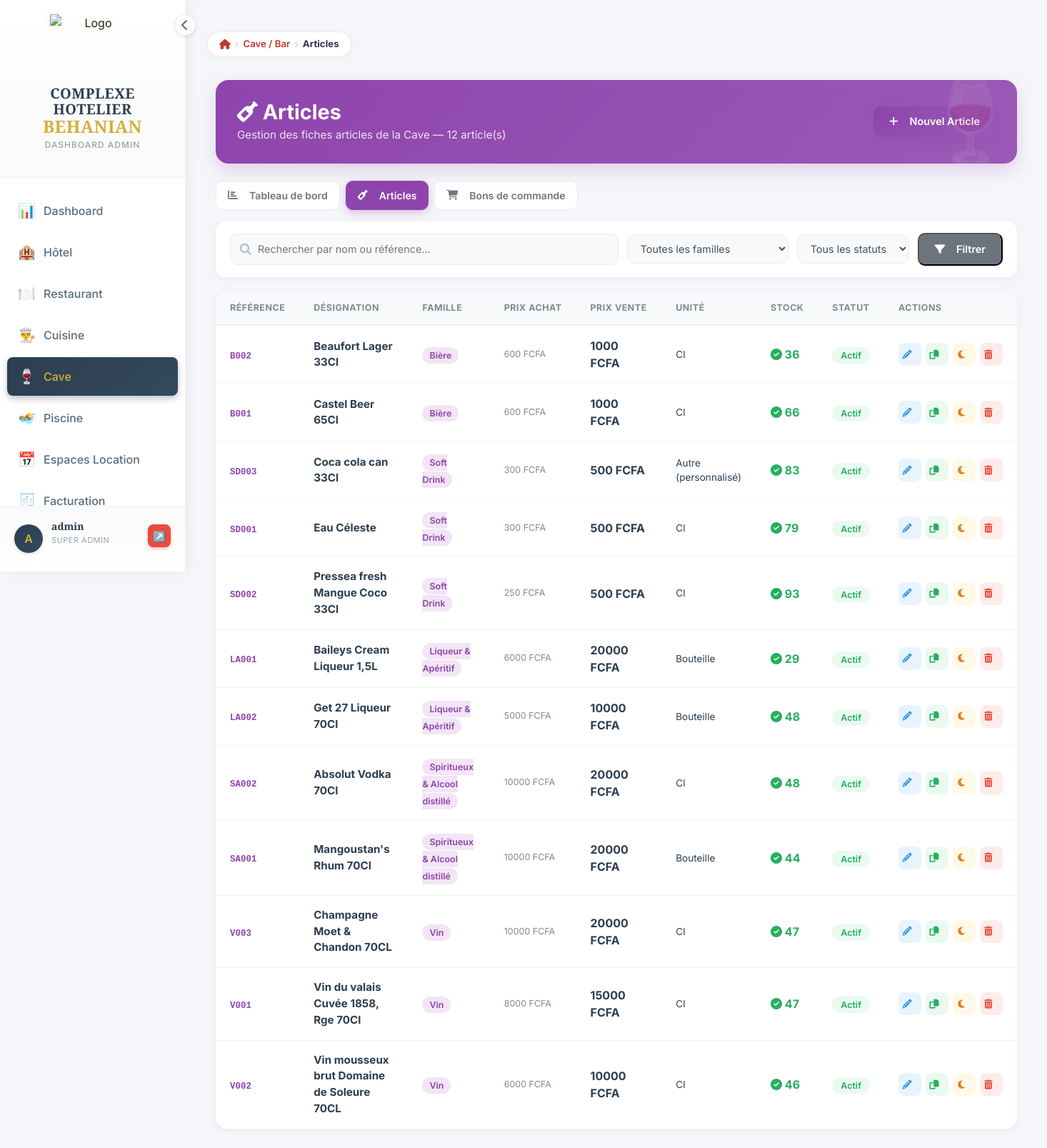
The app's page /bar/articles/ (signed in) with its own data.
### bar/models.py (models this page shows, shortened)
class BoissonBar(models.Model):
    STATUT_CHOICES = [
        ('actif', 'Actif'),
        ('sommeil', 'En sommeil'),
        ('supprime', 'Supprimé'),
    ]
    UNITE_STANDARD_CHOICES = [
        ('bouteille', 'Bouteille'),
        ('verre', 'Verre'),
        ('cl', 'Cl'),
        ('litre', 'Litre'),
        ('autre', 'Autre (personnalisé)'),
    ]
    MODE_PRIX_CHOICES = [
        ('manuel', 'Prix saisi manuellement'),
        ('marge', 'Calculé (prix achat + marge %)'),
    ]
    reference = models.CharField(max_length=50, unique=True, blank=True, null=True, verbose_name="Référence article")
    nom = models.CharField(max_length=100, verbose_name="Désignation")
    categorie = models.ForeignKey(CategorieBar, on_delete=models.CASCADE, verbose_name="Famille / Catégorie")
    description = models.TextField(blank=True, null=True, verbose_name="Description")
    image = models.ImageField(upload_to='boissons/', blank=True, null=True, verbose_name="Image")
    mode_prix = models.CharField(max_length=10, choices=MODE_PRIX_CHOICES, default='manuel', verbose_name="Mode de calcul du prix")
    prix_achat = models.DecimalField(max_digits=10, decimal_places=2, default=0, verbose_name="Prix d'achat (FCFA)")
    marge = models.DecimalField(max_digits=5, decimal_places=2, default=0, verbose_name="Marge (%)")
    prix = models.DecimalField(max_digits=10, decimal_places=2, default=0, verbose_name="Prix de vente (FCFA)")
    unite_standard = models.CharField(max_length=20, choices=UNITE_STANDARD_CHOICES, default='bouteille', verbose_name="Unité standard")
    unite_personnalisee = models.ForeignKey(UniteVente, on_delete=models.SET_NULL, null=True, blank=True, verbose_name="Unité personnalisée")
    quantite_stock = models.IntegerField(default=0, verbose_name="Quantité en stock")
    seuil_alerte = models.IntegerField(default=10, verbose_name="Seuil d'alerte")
    disponible = models.BooleanField(default=True, verbose_name="Disponible à la vente")
    statut = models.CharField(max_length=20, choices=STATUT_CHOICES, default='actif', verbose_name="Statut")
    est_compose = models.BooleanField(default=False, verbose_name="Article composé (pack/nomenclature)")
    date_creation = models.DateTimeField(auto_now_add=True)
    date_modification = models.DateTimeField(auto_now=True)
    @property
    def unite_affichee(self):
        if self.unite_standard == 'autre' and self.unite_personnalisee:
            return str(self.unite_personnalisee)
        return self.get_unite_standard_display()
    class Meta:
        verbose_name = "Article (Cave)"
        verbose_name_plural = "Articles (Cave)"
        ordering = ['categorie', 'nom']

class CategorieBar(models.Model):
    nom = models.CharField(max_length=50, verbose_name="Nom")
    ordre = models.IntegerField(default=0, verbose_name="Ordre d'affichage")
    class Meta:
        verbose_name = "Catégorie de Boisson"
        verbose_name_plural = "Catégories de Boissons"
        ordering = ['ordre', 'nom']

### bar/views.py (the view)
# urls.py: path('articles/', views.articles_list, name='articles_list'),
@require_module_access('bar')
@require_bar_gestion
def articles_list(request):
    articles = BoissonBar.objects.exclude(statut='supprime')
    categories = CategorieBar.objects.all()
    q = request.GET.get('q', '')
    categorie_id = request.GET.get('categorie', '')
    statut = request.GET.get('statut', '')
    if q:
        articles = articles.filter(Q(nom__icontains=q) | Q(reference__icontains=q))
    if categorie_id:
        articles = articles.filter(categorie_id=categorie_id)
    if statut:
        articles = articles.filter(statut=statut)
    context = {
        'page_title': 'Articles',
        'articles': articles,
        'categories': categories,
        'q': q,
        'categorie_id': categorie_id,
        'statut_filtre': statut,
        'total': articles.count(),
    }
    return render(request, 'bar/articles_list.html', context)

### templates/bar/articles_list.html (shortened to what this page needs)
{% extends 'dashboard/base_dashboard.html' %}
{% load breadcrumb %}
{% load static %}
{% block content %}
{% breadcrumb "Cave / Bar" "bar:dashboard" "Articles" "" %}
<div class="container-fluid py-4">
    <div class="page-header">
        <div>
            <h2><i class="fas fa-wine-bottle mr-2"></i> Articles</h2>
            <p>Gestion des fiches articles de la Cave — {{ total }} article(s)</p>
        </div>
        <a href="{% url 'bar:article_create' %}" class="btn-add">
            <i class="fas fa-plus"></i> Nouvel Article
        </a>
    </div>
    <div class="tabs-nav mb-3" style="display:flex; gap:8px; flex-wrap:wrap;">
        <a href="{% url 'bar:stock_management' %}" class="tab-btn" style="display:inline-flex;align-items:center;gap:8px;padding:9px 16px;border-radius:10px;font-weight:600;font-size:0.88rem;color:#6c757d;text-decoration:none;background:white;border:1px solid #e9ecef;">
            <i class="fas fa-chart-bar"></i> Tableau de bord
        </a>
        <a href="{% url 'bar:articles_list' %}" class="tab-btn" style="display:inline-flex;align-items:center;gap:8px;padding:9px 16px;border-radius:10px;font-weight:600;font-size:0.88rem;color:white;text-decoration:none;background:#8e44ad;border:1px solid #8e44ad;box-shadow:0 4px 12px rgba(142,68,173,0.3);">
            <i class="fas fa-wine-bottle"></i> Articles
        </a>
        <a href="{% url 'bar:bon_commande_list' %}" class="tab-btn" style="display:inline-flex;align-items:center;gap:8px;padding:9px 16px;border-radius:10px;font-weight:600;font-size:0.88rem;color:#6c757d;text-decoration:none;background:white;border:1px solid #e9ecef;">
            <i class="fas fa-shopping-cart"></i> Bons de commande
        </a>
    </div>
    <form method="get" class="toolbar">
        <div class="search-box">
            <i class="fas fa-search"></i>
            <input type="text" name="q" value="{{ q }}" placeholder="Rechercher par nom ou référence...">
        </div>
        <select name="categorie" class="filter-select" onchange="this.form.submit()">
            <option value="">Toutes les familles</option>
        </select>
        <select name="statut" class="filter-select" onchange="this.form.submit()">
            <option value="">Tous les statuts</option>
        </select>
        <button type="submit" class="btn-add" style="background:#6c757d; box-shadow:none;">
            <i class="fas fa-filter"></i> Filtrer
        </button>
    </form>
    <div class="articles-table-card">
        <div style="overflow-x:auto;">
            <table class="articles-table">
                <thead>
                    <tr>
                        <th>Référence</th>
                        <th>Désignation</th>
                        <th>Famille</th>
                        <th>Prix achat</th>
                        <th>Prix vente</th>
                        <th>Unité</th>
                        <th>Stock</th>
                        <th>Statut</th>
                        <th class="text-right">Actions</th>
                    </tr>
                </thead>
                <tbody>
                    {% for article in articles %}
                    <tr>
                        <td><span class="article-ref">{{ article.reference|default:"-" }}</span></td>
                        <td>
                            <div class="article-nom">
                                {{ article.nom }}
                            </div>
                        </td>
                        <td><span class="badge-categorie">{{ article.categorie.nom }}</span></td>
                        <td>
                            <div class="prix-achat">{{ article.prix_achat|floatformat:0 }} FCFA</div>
                        </td>
                        <td><span class="prix-tag">{{ article.prix|floatformat:0 }} FCFA</span></td>
                        <td style="font-size:0.85rem;">{{ article.unite_affichee }}</td>
                        <td>
                            {% if article.quantite_stock == 0 %}
                                <span class="stock-zero"><i class="fas fa-times-circle"></i> Rupture</span>
                            {% elif article.quantite_stock <= article.seuil_alerte %}
                                <span class="stock-bas"><i class="fas fa-exclamation-triangle"></i> {{ article.quantite_stock }}</span>
                            {% else %}
                                <span class="stock-ok"><i class="fas fa-check-circle"></i> {{ article.quantite_stock }}</span>
                            {% endif %}
                        </td>
                        <td>
                            <span class="badge-statut statut-{{ article.statut }}">
                                {{ article.get_statut_display }}
                            </span>
                        </td>
                        <td>
                            <div class="action-group">
                                <a href="{% url 'bar:article_edit' article.pk %}" class="btn-action btn-edit" title="Modifier">
                                    <i class="fas fa-pencil-alt"></i>
                                </a>
                                <a href="{% url 'bar:article_dupliquer' article.pk %}" class="btn-action btn-copy" title="Dupliquer (Ctrl+D)">
                                    <i class="fas fa-copy"></i>
                                </a>
                                <a href="{% url 'bar:article_sommeil' article.pk %}" class="btn-action btn-sleep" title="{% if article.statut == 'actif' %}Mettre en sommeil{% else %}Réactiver{% endif %}">
                                    <i class="fas {% if article.statut == 'actif' %}fa-moon{% else %}fa-sun{% endif %}"></i>
                                </a>
                                <a href="{% url 'bar:article_delete' article.pk %}" class="btn-action btn-del" title="Supprimer">
                                    <i class="fas fa-trash-alt"></i>
                                </a>
                            </div>
                        </td>
                    </tr>
                    {% endfor %}
                </tbody>
            </table>
        </div>
    </div>
</div>
{% endblock %}

### templates/dashboard/base_dashboard.html (shortened to what this page needs)
{% load static %}
<!DOCTYPE html>
<html lang="fr">
<head>
    <link href="https://cdn.jsdelivr.net/npm/bootstrap@5.3.0/dist/css/bootstrap.min.css" rel="stylesheet">
    <link rel="stylesheet" href="https://cdnjs.cloudflare.com/ajax/libs/font-awesome/6.4.0/css/all.min.css">
</head>
<body>
    <div class="sidebar" id="sidebar">
        <div class="logo-section">
            <div class="sidebar-toggle" onclick="toggleSidebar()">
                <i class="fas fa-chevron-left" id="toggleIcon"></i>
            </div>
            <div class="logo">
                <div class="logo-icon">
                    <img src="{% static 'images/Logo.png' %}" alt="Logo">
                </div>
                <div class="logo-text">
                    <h1>COMPLEXE HOTELIER<br><span>BEHANIAN</span></h1>
                    <p>Dashboard Admin</p>
                </div>
            </div>
        </div>
        <nav class="nav-menu">
            <a href="{% url 'dashboard:index' %}" class="nav-item {% if request.resolver_match.url_name == 'index' and request.resolver_match.app_name == 'dashboard' %}active{% endif %}">
                <span class="nav-item-icon">📊</span>
                <span class="nav-text">Dashboard</span>
            </a>
            {% if 'hotel' in accessible_modules %}
            <a href="{% url 'hotel:index' %}" class="nav-item {% if request.resolver_match.app_name == 'hotel' %}active{% endif %}">
                <span class="nav-item-icon">🏨</span>
                <span class="nav-text">Hôtel</span>
            </a>
            {% endif %}
            {% if 'restaurant' in accessible_modules %}
            <a href="{% url 'restaurant:index' %}" class="nav-item {% if request.resolver_match.app_name == 'restaurant' %}active{% endif %}">
                <span class="nav-item-icon">🍽️</span>
                <span class="nav-text">Restaurant</span>
            </a>
            {% endif %}
            {% if 'cuisine' in accessible_modules %}
            <a href="{% url 'cuisine:index' %}" class="nav-item {% if request.resolver_match.app_name == 'cuisine' %}active{% endif %}">
                <span class="nav-item-icon">👨‍🍳</span>
                <span class="nav-text">Cuisine</span>
            </a>
            {% endif %}
            {% if 'bar' in accessible_modules %}
            <a href="{% url 'bar:dashboard' %}" class="nav-item {% if request.resolver_match.app_name == 'bar' %}active{% endif %}">
                <span class="nav-item-icon">🍷</span>
                <span class="nav-text">Cave</span>
            </a>
            {% endif %}
            {% if 'piscine' in accessible_modules %}
            <a href="{% url 'piscine:index' %}" class="nav-item {% if request.resolver_match.app_name == 'piscine' %}active{% endif %}">
                <span class="nav-item-icon">🏊</span>
                <span class="nav-text">Piscine</span>
            </a>
            {% endif %}
            {% if 'espaces' in accessible_modules %}
            <a href="{% url 'espaces_evenementiels:index' %}" class="nav-item {% if request.resolver_match.app_name == 'espaces_evenementiels' %}active{% endif %}">
                <span class="nav-item-icon">📅</span>
                <span class="nav-text">Espaces Location</span>
            </a>
            {% endif %}
            {% if 'facturation' in accessible_modules %}
            <a href="{% url 'facturation:index' %}" class="nav-item {% if request.resolver_match.app_name == 'facturation' %}active{% endif %}">
                <span class="nav-item-icon">🧾</span>
                <span class="nav-text">Facturation</span>
            </a>
            {% endif %}
        </nav>
        <div class="user-section">
            <div class="user-avatar">{{ user.username|first|upper }}</div>
            <div class="user-info">
                <h4>{{ user.get_full_name|default:user.username }}</h4>
                <p>{{ user_role }}</p>
            </div>
            <a href="{% url 'logout' %}" class="logout-btn" title="Se déconnecter">↗️</a>
        </div>
    </div>
    <div class="main-content">
        {% block content %}{% endblock %}
    </div>
</body>
</html>

### records on screen
BoissonBar: reference "B002", nom "Beaufort Lager 33Cl", categorie.nom "Bière", prix_achat "600", prix "1000", unite_affichee "Cl", quantite_stock "36", statut "Actif"
BoissonBar: reference "B001", nom "Castel Beer 65Cl", categorie.nom "Bière", prix_achat "600", prix "1000", unite_affichee "Cl", quantite_stock "66", statut "Actif"
BoissonBar: reference "SD003", nom "Coca cola can 33Cl", categorie.nom "Soft Drink", prix_achat "300", prix "500", unite_affichee "Autre (personnalisé)", quantite_stock "83", statut "Actif"
BoissonBar: reference "SD001", nom "Eau Céleste", categorie.nom "Soft Drink", prix_achat "300", prix "500", unite_affichee "Cl", quantite_stock "79", statut "Actif"
BoissonBar: reference "SD002", nom "Pressea fresh Mangue Coco 33Cl", categorie.nom "Soft Drink", prix_achat "250", prix "500", unite_affichee "Cl", quantite_stock "93", statut "Actif"
BoissonBar: reference "LA001", nom "Baileys Cream Liqueur 1,5L", categorie.nom "Liqueur & Apéritif", prix_achat "6000", prix "20000", unite_affichee "Bouteille", quantite_stock "29", statut "Actif"
BoissonBar: reference "LA002", nom "Get 27 Liqueur 70Cl", categorie.nom "Liqueur & Apéritif", prix_achat "5000", prix "10000", unite_affichee "Bouteille", quantite_stock "48", statut "Actif"
BoissonBar: reference "SA002", nom "Absolut Vodka 70Cl", categorie.nom "Spiritueux & Alcool distillé", prix_achat "10000", prix "20000", unite_affichee "Cl", quantite_stock "48", statut "Actif"
BoissonBar: reference "SA001", nom "Mangoustan's Rhum 70Cl", categorie.nom "Spiritueux & Alcool distillé", prix_achat "10000", prix "20000", unite_affichee "Bouteille", quantite_stock "44", statut "Actif"
BoissonBar: reference "V003", nom "Champagne Moet & Chandon 70CL", categorie.nom "Vin", prix_achat "10000", prix "20000", unite_affichee "Cl", quantite_stock "47", statut "Actif"
BoissonBar: reference "V001", nom "Vin du valais Cuvée 1858, Rge 70Cl", categorie.nom "Vin", prix_achat "8000", prix "15000", unite_affichee "Cl", quantite_stock "47", statut "Actif"
BoissonBar: reference "V002", nom "Vin mousseux brut Domaine de Soleure 70CL", categorie.nom "Vin", prix_achat "6000", prix "10000", unite_affichee "Cl", quantite_stock "46", statut "Actif"

### other values on screen
{{ user.username|first|upper }} "A"
{{ user.get_full_name|default:user.username }} "admin"
{{ user_role }} "SUPER ADMIN"
{{ item.label }} "Cave / Bar"
{{ item.label }} "Articles"
{{ total }} "12"
